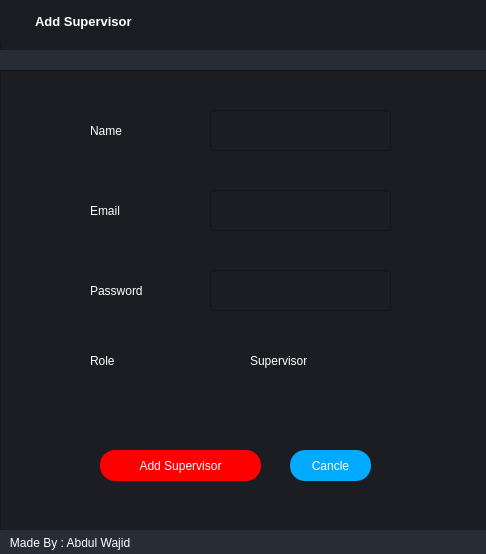
<?xml version="1.0" encoding="UTF-8"?>
<ui version="4.0">
 <class>MainWindow</class>
 <widget class="QMainWindow" name="MainWindow">
  <property name="geometry">
   <rect>
    <x>0</x>
    <y>0</y>
    <width>486</width>
    <height>554</height>
   </rect>
  </property>
  <property name="windowTitle">
   <string>MainWindow</string>
  </property>
  <widget class="QWidget" name="centralwidget">
   <widget class="QFrame" name="frame">
    <property name="geometry">
     <rect>
      <x>0</x>
      <y>0</y>
      <width>491</width>
      <height>71</height>
     </rect>
    </property>
    <property name="styleSheet">
     <string notr="true">background-color: rgb(27, 29, 35);</string>
    </property>
    <property name="frameShape">
     <enum>QFrame::StyledPanel</enum>
    </property>
    <property name="frameShadow">
     <enum>QFrame::Raised</enum>
    </property>
    <widget class="QFrame" name="frame_label_top_btns">
     <property name="geometry">
      <rect>
       <x>0</x>
       <y>0</y>
       <width>641</width>
       <height>42</height>
      </rect>
     </property>
     <property name="sizePolicy">
      <sizepolicy hsizetype="Expanding" vsizetype="Preferred">
       <horstretch>0</horstretch>
       <verstretch>0</verstretch>
      </sizepolicy>
     </property>
     <property name="frameShape">
      <enum>QFrame::NoFrame</enum>
     </property>
     <property name="frameShadow">
      <enum>QFrame::Raised</enum>
     </property>
     <layout class="QHBoxLayout" name="horizontalLayout_10">
      <property name="spacing">
       <number>0</number>
      </property>
      <property name="leftMargin">
       <number>5</number>
      </property>
      <property name="topMargin">
       <number>0</number>
      </property>
      <property name="rightMargin">
       <number>10</number>
      </property>
      <property name="bottomMargin">
       <number>0</number>
      </property>
      <item>
       <widget class="QFrame" name="frame_icon_top_bar_2">
        <property name="maximumSize">
         <size>
          <width>30</width>
          <height>30</height>
         </size>
        </property>
        <property name="styleSheet">
         <string notr="true">background: transparent;
background-image: url(:/16x16/icons/16x16/cil-terminal.png);
background-position: center;
background-repeat: no-repeat;
</string>
        </property>
        <property name="frameShape">
         <enum>QFrame::StyledPanel</enum>
        </property>
        <property name="frameShadow">
         <enum>QFrame::Raised</enum>
        </property>
        <widget class="QLabel" name="label_2">
         <property name="geometry">
          <rect>
           <x>6</x>
           <y>5</y>
           <width>20</width>
           <height>21</height>
          </rect>
         </property>
         <property name="text">
          <string/>
         </property>
         <property name="pixmap">
          <pixmap>../../Desktop App/icons/16x16/cil-home.png</pixmap>
         </property>
        </widget>
       </widget>
      </item>
      <item>
       <widget class="QLabel" name="label_title_bar_top">
        <property name="font">
         <font>
          <family>Segoe UI</family>
          <pointsize>10</pointsize>
          <weight>75</weight>
          <bold>true</bold>
         </font>
        </property>
        <property name="styleSheet">
         <string notr="true">background: transparent;
color: rgb(255, 255, 255);
</string>
        </property>
        <property name="text">
         <string>Add Supervisor</string>
        </property>
       </widget>
      </item>
     </layout>
    </widget>
    <widget class="QPushButton" name="btn_close">
     <property name="geometry">
      <rect>
       <x>450</x>
       <y>0</y>
       <width>40</width>
       <height>42</height>
      </rect>
     </property>
     <property name="sizePolicy">
      <sizepolicy hsizetype="Minimum" vsizetype="Expanding">
       <horstretch>0</horstretch>
       <verstretch>0</verstretch>
      </sizepolicy>
     </property>
     <property name="minimumSize">
      <size>
       <width>40</width>
       <height>0</height>
      </size>
     </property>
     <property name="maximumSize">
      <size>
       <width>40</width>
       <height>16777215</height>
      </size>
     </property>
     <property name="toolTip">
      <string>Close</string>
     </property>
     <property name="styleSheet">
      <string notr="true">QPushButton {	
	border: none;
	background-color: transparent;
}
QPushButton:hover {
	background-color: rgb(52, 59, 72);
}
QPushButton:pressed {	
	background-color: rgb(85, 170, 255);
}</string>
     </property>
     <property name="text">
      <string/>
     </property>
     <property name="icon">
      <iconset>
       <normaloff>icons/24x24/cil-x.png</normaloff>icons/24x24/cil-x.png</iconset>
     </property>
    </widget>
    <widget class="QPushButton" name="btn_minimize">
     <property name="geometry">
      <rect>
       <x>370</x>
       <y>0</y>
       <width>40</width>
       <height>42</height>
      </rect>
     </property>
     <property name="sizePolicy">
      <sizepolicy hsizetype="Minimum" vsizetype="Expanding">
       <horstretch>0</horstretch>
       <verstretch>0</verstretch>
      </sizepolicy>
     </property>
     <property name="minimumSize">
      <size>
       <width>40</width>
       <height>0</height>
      </size>
     </property>
     <property name="maximumSize">
      <size>
       <width>40</width>
       <height>16777215</height>
      </size>
     </property>
     <property name="toolTip">
      <string>Minimize</string>
     </property>
     <property name="styleSheet">
      <string notr="true">QPushButton {	
	border: none;
	background-color: transparent;
}
QPushButton:hover {
	background-color: rgb(52, 59, 72);
}
QPushButton:pressed {	
	background-color: rgb(85, 170, 255);
}</string>
     </property>
     <property name="text">
      <string/>
     </property>
     <property name="icon">
      <iconset>
       <normaloff>icons/24x24/cil-window-minimize.png</normaloff>icons/24x24/cil-window-minimize.png</iconset>
     </property>
    </widget>
    <widget class="QPushButton" name="btn_maximize_restore">
     <property name="geometry">
      <rect>
       <x>410</x>
       <y>0</y>
       <width>40</width>
       <height>42</height>
      </rect>
     </property>
     <property name="sizePolicy">
      <sizepolicy hsizetype="Minimum" vsizetype="Expanding">
       <horstretch>0</horstretch>
       <verstretch>0</verstretch>
      </sizepolicy>
     </property>
     <property name="minimumSize">
      <size>
       <width>40</width>
       <height>0</height>
      </size>
     </property>
     <property name="maximumSize">
      <size>
       <width>40</width>
       <height>16777215</height>
      </size>
     </property>
     <property name="toolTip">
      <string>Maximize</string>
     </property>
     <property name="styleSheet">
      <string notr="true">QPushButton {	
	border: none;
	background-color: transparent;
}
QPushButton:hover {
	background-color: rgb(52, 59, 72);
}
QPushButton:pressed {	
	background-color: rgb(85, 170, 255);
}</string>
     </property>
     <property name="text">
      <string/>
     </property>
     <property name="icon">
      <iconset>
       <normaloff>icons/24x24/cil-window-maximize.png</normaloff>icons/24x24/cil-window-maximize.png</iconset>
     </property>
    </widget>
    <widget class="QFrame" name="frame_top_info">
     <property name="geometry">
      <rect>
       <x>-10</x>
       <y>50</y>
       <width>501</width>
       <height>23</height>
      </rect>
     </property>
     <property name="maximumSize">
      <size>
       <width>16777215</width>
       <height>65</height>
      </size>
     </property>
     <property name="styleSheet">
      <string notr="true">background-color: rgb(39, 44, 54);</string>
     </property>
     <property name="frameShape">
      <enum>QFrame::NoFrame</enum>
     </property>
     <property name="frameShadow">
      <enum>QFrame::Raised</enum>
     </property>
     <layout class="QHBoxLayout" name="horizontalLayout_8">
      <property name="spacing">
       <number>0</number>
      </property>
      <property name="leftMargin">
       <number>10</number>
      </property>
      <property name="topMargin">
       <number>0</number>
      </property>
      <property name="rightMargin">
       <number>10</number>
      </property>
      <property name="bottomMargin">
       <number>0</number>
      </property>
     </layout>
    </widget>
   </widget>
   <widget class="QFrame" name="frame_2">
    <property name="geometry">
     <rect>
      <x>0</x>
      <y>70</y>
      <width>491</width>
      <height>461</height>
     </rect>
    </property>
    <property name="styleSheet">
     <string notr="true">background-color: rgb(27, 29, 35);</string>
    </property>
    <property name="frameShape">
     <enum>QFrame::StyledPanel</enum>
    </property>
    <property name="frameShadow">
     <enum>QFrame::Raised</enum>
    </property>
    <widget class="QPushButton" name="addSupervisor">
     <property name="geometry">
      <rect>
       <x>100</x>
       <y>380</y>
       <width>161</width>
       <height>31</height>
      </rect>
     </property>
     <property name="styleSheet">
      <string notr="true">color: rgb(255, 255, 255);

background-color: rgb(255, 0, 0);

font: 75 10pt &quot;MS Shell Dlg 2&quot;;

border-width: 2px;

border-radius: 15px;

padding: 4px;
</string>
     </property>
     <property name="text">
      <string>Add Supervisor</string>
     </property>
     <property name="icon">
      <iconset>
       <normaloff>../../Desktop App/icons/24x24/cil-plus.png</normaloff>../../Desktop App/icons/24x24/cil-plus.png</iconset>
     </property>
     <property name="iconSize">
      <size>
       <width>16</width>
       <height>16</height>
      </size>
     </property>
    </widget>
    <widget class="QPushButton" name="cancle">
     <property name="geometry">
      <rect>
       <x>290</x>
       <y>380</y>
       <width>81</width>
       <height>31</height>
      </rect>
     </property>
     <property name="styleSheet">
      <string notr="true">color: rgb(255, 255, 255);

background-color: rgb(0, 170, 255);

font: 75 10pt &quot;MS Shell Dlg 2&quot;;

border-width: 2px;

border-radius: 15px;

padding: 4px;
</string>
     </property>
     <property name="text">
      <string>Cancle</string>
     </property>
     <property name="icon">
      <iconset>
       <normaloff>../../Desktop App/icons/24x24/cil-plus.png</normaloff>../../Desktop App/icons/24x24/cil-plus.png</iconset>
     </property>
     <property name="iconSize">
      <size>
       <width>16</width>
       <height>16</height>
      </size>
     </property>
    </widget>
    <widget class="QLineEdit" name="nameLineEdit">
     <property name="geometry">
      <rect>
       <x>210</x>
       <y>40</y>
       <width>181</width>
       <height>41</height>
      </rect>
     </property>
     <property name="styleSheet">
      <string notr="true">color: rgb(255, 255, 255);</string>
     </property>
    </widget>
    <widget class="QLineEdit" name="emailLineEdit">
     <property name="geometry">
      <rect>
       <x>210</x>
       <y>120</y>
       <width>181</width>
       <height>41</height>
      </rect>
     </property>
     <property name="styleSheet">
      <string notr="true">color: rgb(255, 255, 255);</string>
     </property>
    </widget>
    <widget class="QLineEdit" name="passwordLineEdit">
     <property name="geometry">
      <rect>
       <x>210</x>
       <y>200</y>
       <width>181</width>
       <height>41</height>
      </rect>
     </property>
     <property name="styleSheet">
      <string notr="true">color: rgb(255, 255, 255);</string>
     </property>
    </widget>
    <widget class="QLabel" name="label_5">
     <property name="geometry">
      <rect>
       <x>90</x>
       <y>40</y>
       <width>51</width>
       <height>41</height>
      </rect>
     </property>
     <property name="styleSheet">
      <string notr="true">color: rgb(255, 255, 255);
font: 75 14pt &quot;MS Shell Dlg 2&quot;;</string>
     </property>
     <property name="text">
      <string>Name</string>
     </property>
    </widget>
    <widget class="QLabel" name="label_6">
     <property name="geometry">
      <rect>
       <x>90</x>
       <y>120</y>
       <width>51</width>
       <height>41</height>
      </rect>
     </property>
     <property name="styleSheet">
      <string notr="true">color: rgb(255, 255, 255);
font: 75 14pt &quot;MS Shell Dlg 2&quot;;</string>
     </property>
     <property name="text">
      <string>Email</string>
     </property>
    </widget>
    <widget class="QLabel" name="label_7">
     <property name="geometry">
      <rect>
       <x>90</x>
       <y>200</y>
       <width>81</width>
       <height>41</height>
      </rect>
     </property>
     <property name="styleSheet">
      <string notr="true">color: rgb(255, 255, 255);
font: 75 14pt &quot;MS Shell Dlg 2&quot;;</string>
     </property>
     <property name="text">
      <string>Password</string>
     </property>
    </widget>
    <widget class="QLabel" name="label_8">
     <property name="geometry">
      <rect>
       <x>90</x>
       <y>270</y>
       <width>41</width>
       <height>41</height>
      </rect>
     </property>
     <property name="styleSheet">
      <string notr="true">color: rgb(255, 255, 255);
font: 75 14pt &quot;MS Shell Dlg 2&quot;;</string>
     </property>
     <property name="text">
      <string>Role</string>
     </property>
    </widget>
    <widget class="QLabel" name="label_9">
     <property name="geometry">
      <rect>
       <x>250</x>
       <y>270</y>
       <width>91</width>
       <height>41</height>
      </rect>
     </property>
     <property name="styleSheet">
      <string notr="true">color: rgb(255, 255, 255);
font: 75 14pt &quot;MS Shell Dlg 2&quot;;</string>
     </property>
     <property name="text">
      <string>Supervisor</string>
     </property>
    </widget>
   </widget>
   <widget class="QLabel" name="label_credits">
    <property name="geometry">
     <rect>
      <x>0</x>
      <y>530</y>
      <width>491</width>
      <height>25</height>
     </rect>
    </property>
    <property name="font">
     <font>
      <family>Segoe UI</family>
     </font>
    </property>
    <property name="styleSheet">
     <string notr="true">background-color: rgb(39, 44, 54);
color: rgb(255, 255, 255);</string>
    </property>
    <property name="text">
     <string>   Made By : Abdul Wajid</string>
    </property>
   </widget>
  </widget>
 </widget>
 <resources/>
 <connections/>
</ui>
